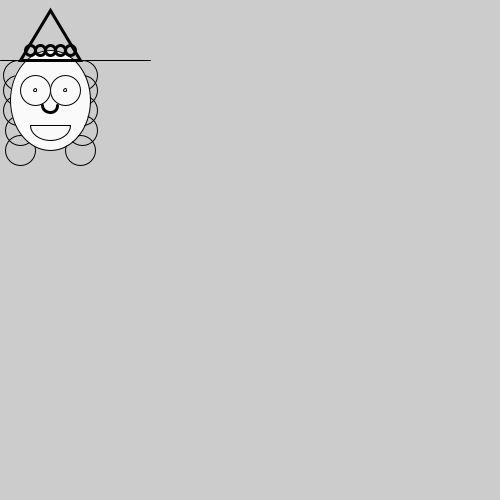
Frame 1 (no input)
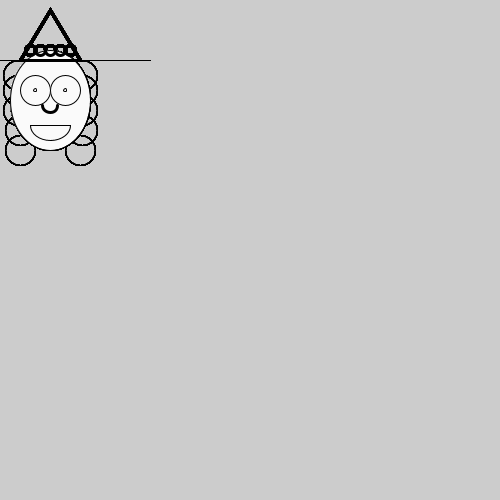
Frame 60 (the mouse pressed at the canvas centre just before this capture)
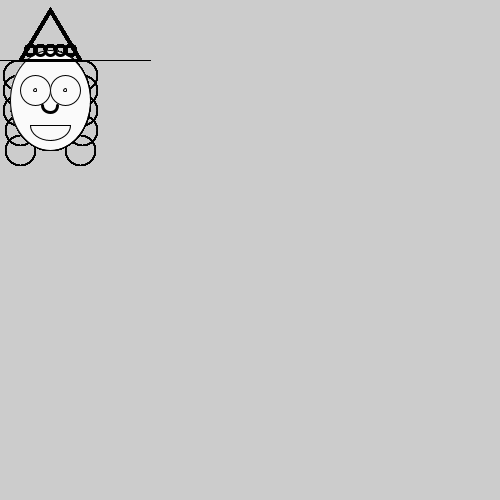
Frame 120 (the mouse held since frame 60 and released just before this capture)

The Processing sketch that drew these frames (run headless with seeded random() and noise(); from frame 60 on, the mouse is pressed at the canvas centre):

// Processing sketch: P2_Alba_Soler
// ── P2_Alba_Soler.pde
void setup(){
  size(500,500);
  noFill();
}
void draw(){
alba(0,0);

}


  

// ── alba.pde
void alba(float px, float py){
  push();
   translate(px, py);

 
  //pelo
  //parte izquierda
  circle (20, 150, 30);
  circle (20, 130, 30);
  circle (18, 110, 30);
  circle (18, 90, 30);
    circle (18, 75, 30);
   
    //parte derecha
    circle (80, 150, 30);
  circle (82, 130, 30);
  circle (82, 110, 30);
  circle (82, 90, 30);
    circle (82, 75, 30);
   
 
 
  // Cabeza
  fill(250, 250, 250);
  ellipse(50, 100, 80, 100);
 
 
  //Gafas
   ellipse(50 - 15, 100 - 10, 30, 30); // ojo izq
  ellipse(50 + 15, 100 - 10, 30, 30); // ojo der
   
   
    //Gorro
  line(0, 60, 150, 60);
 
 
  // Ojos
  ellipse(50 - 15, 100 - 10, 3, 3); // ojo izq
  ellipse(50 + 15, 100 - 10, 3, 3); // ojo der
 
  //boca
 arc(50, 125, 40, 30, 0, PI, PIE);
 

// Nariz (arco pequeño)
noFill();
strokeWeight(3);
arc(50, 100 + 5, 15, 15, 0, PI);


//GORRO

triangle(20, 60, 80, 60, 50, 10);

//decoracion gorro

  circle (30, 50, 10);
  circle (40, 50, 10);
  circle (50, 50, 10);
  circle (60, 50, 10);
  circle (70, 50, 10);
  
  pop();
}

  
  
  
